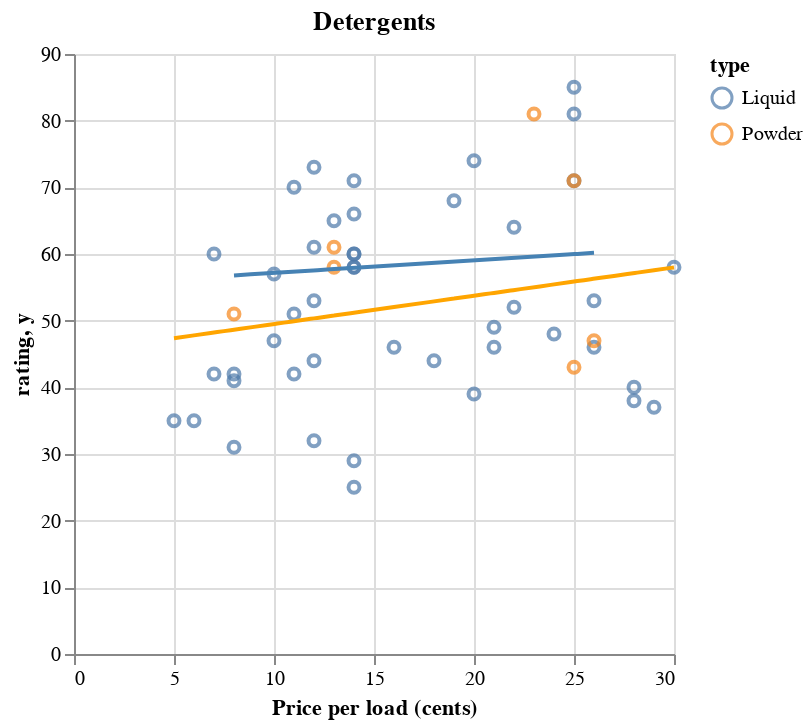

This figure's notebook cell:
### Markdown cell above
## Adding categorical variables to scatterplots
In example 2.10 we investigated the relationship between the rating and price per load for 52 laundry detergents. Looking more closely, we can see that there are two different types of laundry detergent, liquid and powder.  We can add these categorical variables to the scatter plot by using a different colour for each one.
Note how we slice up the data in the `let*` statement, allowing us to plot the elements individually.

### Code cell
(let* ((liquids (filter-rows detergents-2 '(string= "Liquid" type)))
       (powders (filter-rows detergents-2 '(string= "Powder" type)))
       (l-price  (select liquids t 'price))
       (l-rating (select liquids t 'rating))
       (p-price  (select powders t 'price))
       (p-rating (select powders t 'rating)))
  (ips:plot
   (vega:defplot detergents-plot-2
     `(:title "Detergents"
       :data (:values ,detergents-2)
       :layer #((:mark :point
	             :encoding (:x (:field :price  :type "quantitative" :title "Price per load (cents)")
			                :y (:field :rating :type "quantitative" )
			                :color (:field "type" :type "nominal")))
		        ,(sctplt:fit-line l-price l-rating :color :orange)
		        ,(sctplt:fit-line p-price p-rating :color :steelblue))))))

### Figure 1 — Vega-Lite specification as saved in the notebook (floating-point values rounded to 4 significant figures)
{"$schema": "https://vega.github.io/schema/vega-lite/v5.json", "data": {"values": [{"price": 12, "rating": 32, "type": "Liquid"}, {"price": 6, "rating": 35, "type": "Liquid"}, {"price": 28, "rating": 38, "type": "Liquid"}, {"price": 28, "rating": 40, "type": "Liquid"}, {"price": 14, "rating": 71, "type": "Liquid"}, {"price": 7, "rating": 60, "type": "Liquid"}, {"price": 29, "rating": 37, "type": "Liquid"}, {"price": 12, "rating": 61, "type": "Liquid"}, {"price": 8, "rating": 31, "type": "Liquid"}, {"price": 11, "rating": 51, "type": "Liquid"}, {"price": 25, "rating": 81, "type": "Liquid"}, {"price": 25, "rating": 71, "type": "Liquid"}, {"price": 19, "rating": 68, "type": "Liquid"}, {"price": 23, "rating": 81, "type": "Powder"}, {"price": 5, "rating": 35, "type": "Liquid"}, {"price": 26, "rating": 46, "type": "Liquid"}, {"price": 26, "rating": 47, "type": "Powder"}, {"price": 13, "rating": 61, "type": "Powder"}, {"price": 25, "rating": 43, "type": "Powder"}, {"price": 8, "rating": 42, "type": "Liquid"}, {"price": 21, "rating": 49, "type": "Liquid"}, {"price": 10, "rating": 47, "type": "Liquid"}, {"price": 11, "rating": 42, "type": "Liquid"}, {"price": 7, "rating": 42, "type": "Liquid"}, {"price": 25, "rating": 71, "type": "Powder"}, {"price": 25, "rating": 85, "type": "Liquid"}, {"price": 20, "rating": 74, "type": "Liquid"}, {"price": 14, "rating": 66, "type": "Liquid"}, {"price": 21, "rating": 46, "type": "Liquid"}, {"price": 22, "rating": 64, "type": "Liquid"}, {"price": 22, "rating": 52, "type": "Liquid"}, {"price": 24, "rating": 48, "type": "Liquid"}, {"price": 26, "rating": 53, "type": "Liquid"}, {"price": 8, "rating": 51, "type": "Powder"}, {"price": 12, "rating": 73, "type": "Liquid"}, {"price": 30, "rating": 58, "type": "Liquid"}, {"price": 11, "rating": 70, "type": "Liquid"}, {"price": 20, "rating": 39, "type": "Liquid"}, {"price": 16, "rating": 46, "type": "Liquid"}, {"price": 12, "rating": 44, "type": "Liquid"}, {"price": 14, "rating": 25, "type": "Liquid"}, {"price": 13, "rating": 58, "type": "Powder"}, {"price": 14, "rating": 58, "type": "Liquid"}, {"price": 13, "rating": 65, "type": "Liquid"}, {"price": 18, "rating": 44, "type": "Liquid"}, {"price": 14, "rating": 29, "type": "Liquid"}, {"price": 8, "rating": 41, "type": "Liquid"}, {"price": 10, "rating": 57, "type": "Liquid"}, {"price": 12, "rating": 53, "type": "Liquid"}, {"price": 14, "rating": 60, "type": "Liquid"}, {"price": 14, "rating": 58, "type": "Liquid"}, {"price": 14, "rating": 60, "type": "Liquid"}]}, "layer": [{"encoding": {"color": {"field": "type", "type": "nominal"}, "x": {"field": "price", "title": "Price per load (cents)", "type": "quantitative"}, "y": {"field": "rating", "type": "quantitative"}}, "mark": "point"}, {"data": {"values": [{"x": 12, "y": 50.34}, {"x": 6, "y": 47.8}, {"x": 28, "y": 57.14}, {"x": 28, "y": 57.14}, {"x": 14, "y": 51.19}, {"x": 7, "y": 48.22}, {"x": 29, "y": 57.56}, {"x": 12, "y": 50.34}, {"x": 8, "y": 48.65}, {"x": 11, "y": 49.92}, {"x": 25, "y": 55.86}, {"x": 25, "y": 55.86}, {"x": 19, "y": 53.32}, {"x": 5, "y": 47.37}, {"x": 26, "y": 56.29}, {"x": 8, "y": 48.65}, {"x": 21, "y": 54.17}, {"x": 10, "y": 49.49}, {"x": 11, "y": 49.92}, {"x": 7, "y": 48.22}, {"x": 25, "y": 55.86}, {"x": 20, "y": 53.74}, {"x": 14, "y": 51.19}, {"x": 21, "y": 54.17}, {"x": 22, "y": 54.59}, {"x": 22, "y": 54.59}, {"x": 24, "y": 55.44}, {"x": 26, "y": 56.29}, {"x": 12, "y": 50.34}, {"x": 30, "y": 57.99}, {"x": 11, "y": 49.92}, {"x": 20, "y": 53.74}, {"x": 16, "y": 52.04}, {"x": 12, "y": 50.34}, {"x": 14, "y": 51.19}, {"x": 14, "y": 51.19}, {"x": 13, "y": 50.77}, {"x": 18, "y": 52.89}, {"x": 14, "y": 51.19}, {"x": 8, "y": 48.65}, {"x": 10, "y": 49.49}, {"x": 12, "y": 50.34}, {"x": 14, "y": 51.19}, {"x": 14, "y": 51.19}, {"x": 14, "y": 51.19}]}, "encoding": {"x": {"field": "x", "type": "quantitative"}, "y": {"field": "y", "type": "quantitative"}}, "mark": {"color": "orange", "interpolate": "basis", "type": "line"}}, {"data": {"values": [{"x": 23, "y": 59.61}, {"x": 26, "y": 60.17}, {"x": 13, "y": 57.73}, {"x": 25, "y": 59.98}, {"x": 25, "y": 59.98}, {"x": 8, "y": 56.79}, {"x": 13, "y": 57.73}]}, "encoding": {"x": {"field": "x", "type": "quantitative"}, "y": {"field": "y", "type": "quantitative"}}, "mark": {"color": "steelblue", "interpolate": "basis", "type": "line"}}], "title": "Detergents"}
